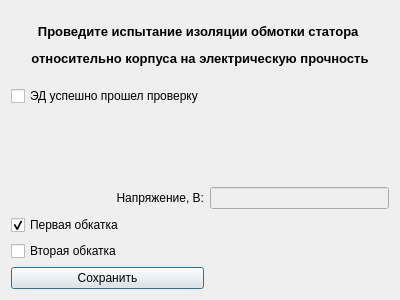
<?xml version="1.0" encoding="UTF-8"?>
<ui version="4.0">
 <class>window_experience_13</class>
 <widget class="QDialog" name="window_experience_13">
  <property name="geometry">
   <rect>
    <x>0</x>
    <y>0</y>
    <width>400</width>
    <height>300</height>
   </rect>
  </property>
  <property name="windowTitle">
   <string>Dialog</string>
  </property>
  <layout class="QHBoxLayout" name="horizontalLayout">
   <item>
    <layout class="QGridLayout" name="gridLayout">
     <item row="4" column="1">
      <widget class="QCheckBox" name="checkBox_first_run_in">
       <property name="text">
        <string>Первая обкатка</string>
       </property>
       <property name="checked">
        <bool>true</bool>
       </property>
      </widget>
     </item>
     <item row="6" column="1">
      <widget class="QPushButton" name="pushButton_TestingIsolationBody_of_SEM_save">
       <property name="text">
        <string>Сохранить</string>
       </property>
      </widget>
     </item>
     <item row="1" column="1">
      <widget class="QCheckBox" name="checkBox_TestingIsolationBody_of_SEM_result">
       <property name="text">
        <string>ЭД успешно прошел проверку</string>
       </property>
      </widget>
     </item>
     <item row="5" column="1">
      <widget class="QCheckBox" name="checkBox_second_run_in">
       <property name="text">
        <string>Вторая обкатка</string>
       </property>
      </widget>
     </item>
     <item row="2" column="1">
      <widget class="QLabel" name="label_2">
       <property name="text">
        <string/>
       </property>
      </widget>
     </item>
     <item row="3" column="1">
      <widget class="QLabel" name="label_3">
       <property name="text">
        <string>&lt;html&gt;&lt;head/&gt;&lt;body&gt;&lt;p align=&quot;right&quot;&gt;Напряжение, В:&lt;/p&gt;&lt;/body&gt;&lt;/html&gt;</string>
       </property>
      </widget>
     </item>
     <item row="3" column="2">
      <widget class="QLineEdit" name="lineEdit_TestingIsolationBody_of_SEM_Nominal">
       <property name="enabled">
        <bool>false</bool>
       </property>
      </widget>
     </item>
     <item row="0" column="1" colspan="2">
      <widget class="QLabel" name="label">
       <property name="text">
        <string>&lt;html&gt;&lt;head/&gt;&lt;body&gt;&lt;p align=&quot;center&quot;&gt;&lt;span style=&quot; font-size:10pt; font-weight:600;&quot;&gt;Проведите испытание изоляции обмотки статора &lt;/span&gt;&lt;/p&gt;&lt;p align=&quot;center&quot;&gt;&lt;span style=&quot; font-size:10pt; font-weight:600;&quot;&gt;относительно корпуса на электрическую прочность&lt;/span&gt;&lt;/p&gt;&lt;/body&gt;&lt;/html&gt;</string>
       </property>
      </widget>
     </item>
    </layout>
   </item>
  </layout>
 </widget>
 <resources/>
 <connections/>
</ui>
